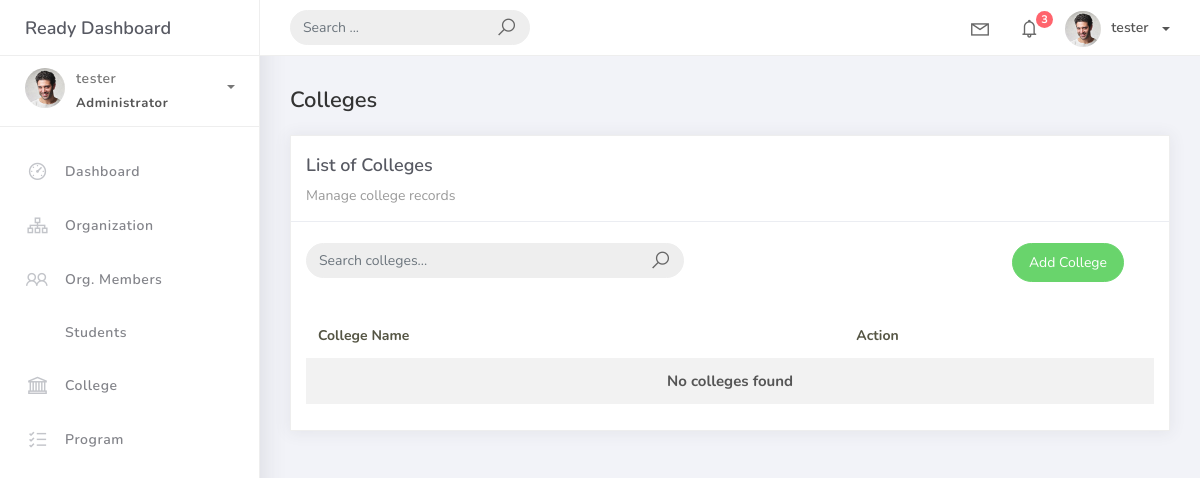
The app's page /college_list (signed in), older data.
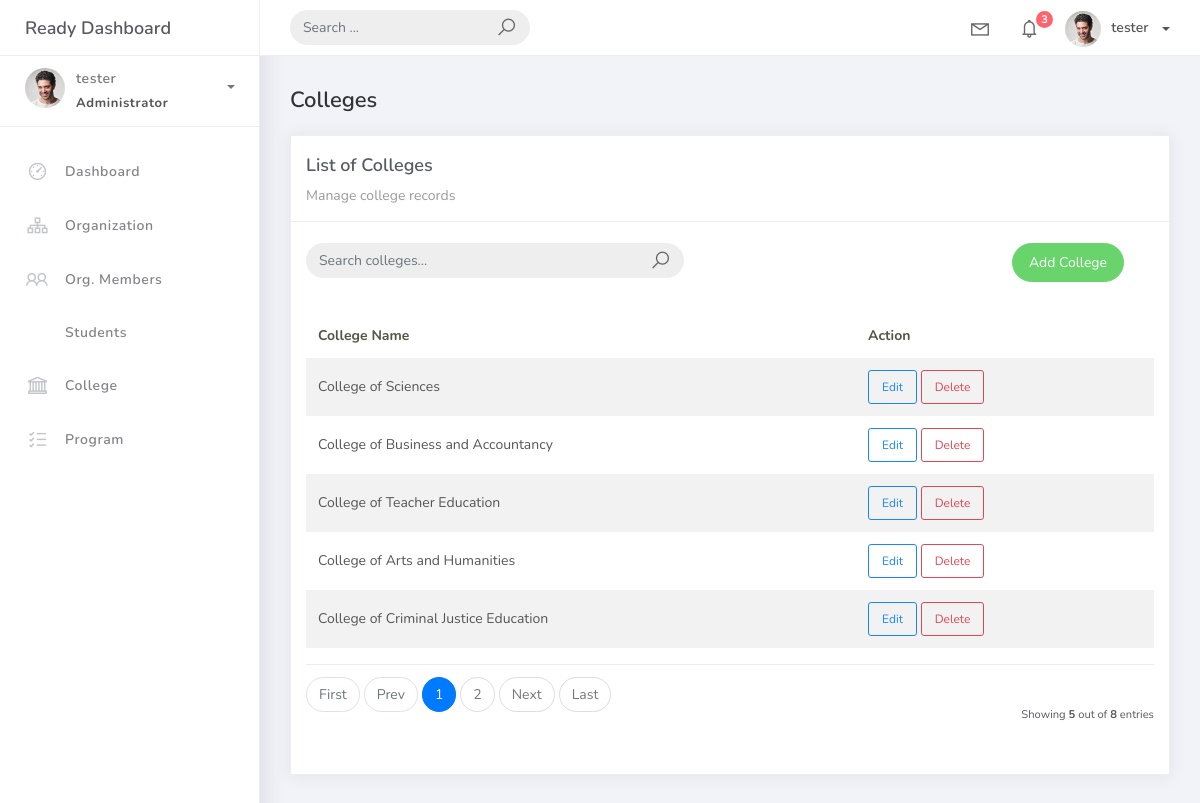
The same page, newer data.
### studentorg/models.py (models this page shows, shortened)
class BaseModel(models.Model):
    created_at = models.DateTimeField(auto_now_add=True, db_index=True)
    updated_at = models.DateTimeField(auto_now=True)
    class Meta:
        abstract = True

class College(BaseModel):
    college_name = models.CharField(max_length=150)

### studentorg/views.py (the view)
# urls.py: path('college_list', CollegeList.as_view(), name='college-list'),
class CollegeList(LoginRequiredMixin, ListView):
    model = College
    context_object_name = 'college'
    template_name = 'college_list.html'
    paginate_by = 5
    def get_queryset(self):
        qs = super().get_queryset()
        query = self.request.GET.get('q')
        if query:
            qs = qs.filter(Q(college_name__icontains=query))
        return qs

### templates/college_list.html
{% extends 'base.html' %} {% load static %} {% block content %}
<div class="content">
    <div class="container-fluid">
        <h4 class="page-title">Colleges</h4>
        <div class="row">
            <div class="col-md-12">
                <div class="card">
                    <div class="card-header">
                        <div class="card-title">List of Colleges</div>
                        <div class="card-category">Manage college records</div>
                    </div>
                    <br />
                    <div class="col-md-12 row">
                        <div class="col-md-6">
                        <form class="navbar-left navbar-form nav-search mr-md-3" action="{% url 'college-list' %}" method="get">
                            <div class="input-group">
                                <input type="text" placeholder="Search colleges..." class="form-control" name="q" value="{{ request.GET.q }}"/>
                                <div class="input-group-append">
                                <button type="submit" class="input-group-text">
                                <i class="la la-search search-icon"></i>
                                </button>
                                </div>
                            </div>
                        </form>
                        </div>
                        <div class="col-md-6">
                            <div class="pull-right">
                                <a href="{% url 'college-add' %}" class="btn btn-success btn-rounded">Add College</a>
                            </div>
                        </div>
                    </div>
                    <div class="card-body">
                        <table class="table table-striped mt-3">
                            <thead>
                                <tr>
                                    <th scope="col">College Name</th>
                                    <th scope="col">Action</th>
                                </tr>
                            </thead>
                            <tbody>
                                {% for object in object_list %}
                                <tr>
                                    <td>{{ object.college_name }}</td>
                                    <td>
                                        <a href="{% url 'college-update' object.id %}" class="btn btn-sm btn-outline-primary">Edit</a>
                                        <a href="{% url 'college-delete' object.id %}" class="btn btn-sm btn-outline-danger">Delete</a>
                                    </td>
                                </tr>
                                {% empty %}
                                <tr>
                                    <td colspan="2" style="text-align: center">
                                        <p class="text-sm font-weight-bold mb-0">No colleges found</p>
                                    </td>
                                </tr>
                                {% endfor %}
                            </tbody>
                        </table>
                        {% include 'includes/pagination.html' %}
                    </div>
                </div>
            </div>
        </div>
    </div>
</div>
{% endblock %}

Row changes from the older to the newer data that the page shows:
added College: college_name "College of Sciences"
added College: college_name "College of Business and Accountancy"
added College: college_name "College of Teacher Education"
added College: college_name "College of Arts and Humanities"
added College: college_name "College of Criminal Justice Education"
Text that changed along with them:
{{ object_list.count }}: (not shown) → "5"
{{ paginator.count }}: (not shown) → "8"
text no longer shown: "No colleges found"
text now shown: "First Prev Next Last Showing out of entries"
new list line: "1"
new list line: "2"
